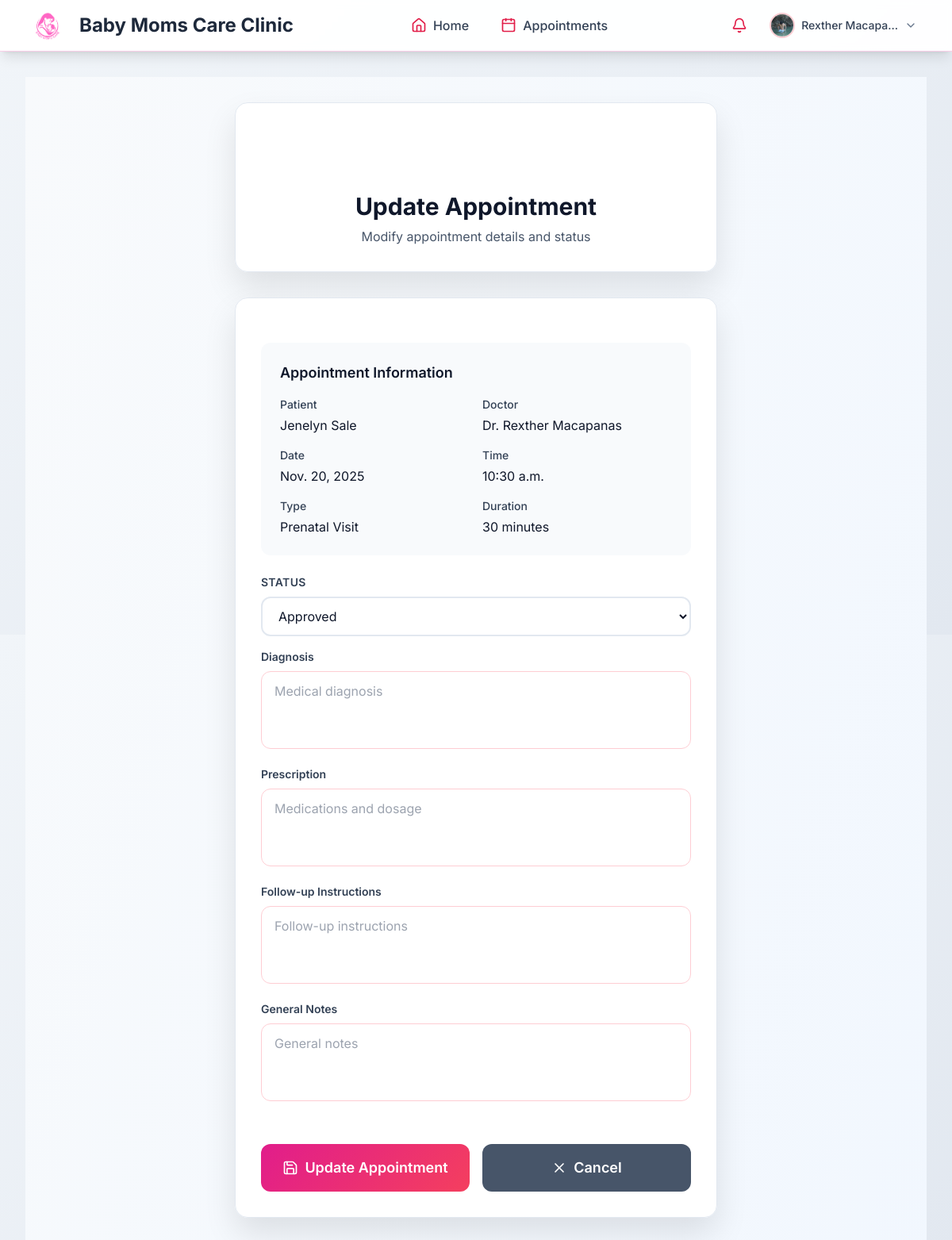
Screenshot of /appointments/2/update/ (signed in) with the database file from the repository.
### apps/accounts/models.py (models this page shows, shortened)
class UserProfile(models.Model):
    USER_ROLES = (
        ('mother', 'Mother'),
        ('doctor', 'Doctor'),
        ('admin', 'Admin'),
    )
    ACCOUNT_STATUS = (
        ('active', 'Active'),
        ('deactivated', 'Deactivated'),
    )
    user = models.OneToOneField(User, on_delete=models.CASCADE)
    role = models.CharField(max_length=10, choices=USER_ROLES, default='mother')
    account_status = models.CharField(max_length=15, choices=ACCOUNT_STATUS, default='active')
    phone = models.CharField(max_length=15, blank=True)
    date_of_birth = models.DateField(null=True, blank=True)
    address = models.TextField(blank=True)
    profile_picture = models.ImageField(upload_to='profile_pics/', blank=True, null=True)
    emergency_contact_name = models.CharField(max_length=100, blank=True)
    emergency_contact_phone = models.CharField(max_length=15, blank=True)
    created_at = models.DateTimeField(auto_now_add=True)
    updated_at = models.DateTimeField(auto_now=True)
    license_number = models.CharField(max_length=50, blank=True)
    specialization = models.CharField(max_length=100, blank=True)
    years_experience = models.PositiveIntegerField(null=True, blank=True)

### apps/appointments/models.py (models this page shows, shortened)
class Appointment(models.Model):
    STATUS_CHOICES = (
        ('pending', 'Pending'),
        ('approved', 'Approved'),
        ('completed', 'Completed'),
        ('cancelled', 'Cancelled'),
    )
    APPOINTMENT_TYPES = (
        ('consultation', 'Consultation'),
        ('checkup', 'Regular Checkup'),
        ('prenatal', 'Prenatal Visit'),
        ('postnatal', 'Postnatal Visit'),
        ('emergency', 'Emergency'),
        ('follow_up', 'Follow-up'),
    )
    patient = models.ForeignKey(User, on_delete=models.CASCADE, related_name='patient_appointments')
    doctor = models.ForeignKey(User, on_delete=models.CASCADE, related_name='doctor_appointments')
    date = models.DateField()
    time = models.TimeField()
    appointment_type = models.CharField(max_length=20, choices=APPOINTMENT_TYPES, default='consultation')
    status = models.CharField(max_length=20, choices=STATUS_CHOICES, default='pending')
    reason = models.TextField()
    notes = models.TextField(blank=True, help_text="Doctor's notes after appointment")
    diagnosis = models.TextField(blank=True, help_text="Medical diagnosis")
    prescription = models.TextField(blank=True, help_text="Prescribed medications")
    follow_up_instructions = models.TextField(blank=True, help_text="Follow-up care instructions")
    duration_minutes = models.PositiveIntegerField(default=30)
    created_at = models.DateTimeField(auto_now_add=True)
    updated_at = models.DateTimeField(auto_now=True)
    class Meta:
        ordering = ['date', 'time']
        unique_together = ['doctor', 'date', 'time']

### apps/appointments/views.py (the view)
# urls.py: path('<int:pk>/update/', views.appointment_update, name='update'),
@login_required
def appointment_update(request, pk):
    appointment = get_object_or_404(Appointment, pk=pk)
    user_profile = get_object_or_404(UserProfile, user=request.user)
    if user_profile.role == 'mother':
        if appointment.patient != request.user:
            messages.error(request, 'You can only edit your own appointments.')
            return redirect('appointments:list')
        if appointment.is_past or appointment.status in ['completed', 'cancelled']:
            messages.error(request, 'Cannot edit past or completed appointments.')
            return redirect('appointments:detail', pk=pk)
        form_class = AppointmentForm
    elif user_profile.role == 'doctor':
        if appointment.doctor != request.user:
            messages.error(request, 'You can only edit your own appointments.')
            return redirect('appointments:list')
        form_class = AppointmentUpdateForm
    else:  # admin
        form_class = AppointmentUpdateForm
    if request.method == 'POST':
        if user_profile.role == 'mother':
            form = form_class(request.POST, instance=appointment, user=request.user)
        else:
            form = form_class(request.POST, instance=appointment)
        if form.is_valid():
            updated_appointment = form.save()
            if user_profile.role == 'doctor' and 'status' in form.changed_data:
                Notification.objects.create(
                    user=updated_appointment.patient,
                    title='Appointment Status Updated',
                    message=f'Your appointment status has been updated to {updated_appointment.get_status_display()}.',
                    notification_type='appointment'
                )
            messages.success(request, 'Appointment updated successfully!')
            return redirect('appointments:detail', pk=pk)
    else:
        if user_profile.role == 'mother':
            form = form_class(instance=appointment, user=request.user)
        else:
            form = form_class(instance=appointment)
    return render(request, 'appointments/update.html', {
        'form': form,
        'appointment': appointment,
        'user_profile': user_profile,
    })

### templates/appointments/update.html (shortened to what this page needs)
{% extends 'base.html' %}
{% load static %}
{% block content %}
<div class="min-h-screen bg-gradient-to-br from-slate-50 to-blue-50 py-8">
    <div class="max-w-2xl mx-auto px-4 sm:px-6 lg:px-8">
        <div class="clinic-card rounded-2xl p-8 mb-8">
            <div class="text-center">
                <div class="clinic-icon w-16 h-16 rounded-full flex items-center justify-center mx-auto mb-4">
                    <i data-lucide="calendar-check" class="w-8 h-8 text-white"></i>
                </div>
                <h1 class="text-3xl font-bold text-slate-900 mb-2">Update Appointment</h1>
                <p class="text-slate-600">Modify appointment details and status</p>
            </div>
        </div>
        <div class="clinic-card rounded-2xl p-8">
            <form method="post" class="space-y-6">
                <div class="bg-slate-50 rounded-xl p-6 mb-6">
                    <h3 class="text-lg font-semibold text-slate-900 mb-4">Appointment Information</h3>
                    <div class="grid grid-cols-1 md:grid-cols-2 gap-4">
                        <div>
                            <label class="block text-sm font-medium text-slate-700 mb-1">Patient</label>
                            <p class="text-slate-900">{{ appointment.patient.get_full_name }}</p>
                        </div>
                        <div>
                            <label class="block text-sm font-medium text-slate-700 mb-1">Doctor</label>
                            <p class="text-slate-900">Dr. {{ appointment.doctor.get_full_name }}</p>
                        </div>
                        <div>
                            <label class="block text-sm font-medium text-slate-700 mb-1">Date</label>
                            <p class="text-slate-900">{{ appointment.date }}</p>
                        </div>
                        <div>
                            <label class="block text-sm font-medium text-slate-700 mb-1">Time</label>
                            <p class="text-slate-900">{{ appointment.time }}</p>
                        </div>
                        <div>
                            <label class="block text-sm font-medium text-slate-700 mb-1">Type</label>
                            <p class="text-slate-900">{{ appointment.get_appointment_type_display }}</p>
                        </div>
                        <div>
                            <label class="block text-sm font-medium text-slate-700 mb-1">Duration</label>
                            <p class="text-slate-900">{{ appointment.duration_minutes }} minutes</p>
                        </div>
                    </div>
                </div>
                <div class="space-y-4">
                    <div>
                        <label for="id_status" class="block text-sm font-semibold text-slate-700 mb-2 uppercase tracking-wide">Status</label>
                        <select name="status" id="id_status" class="clinic-select w-full px-4 py-3 rounded-xl text-slate-900" required>
                            {% for value, label in form.status.field.choices %}
                                <option value="{{ value }}" {% if form.status.value == value %}selected{% endif %}>{{ label }}</option>
                            {% endfor %}
                        </select>
                    </div>
                    {% if user_profile.role == 'doctor' %}
                    <div>
                        <label for="id_diagnosis" class="block text-sm font-semibold text-slate-700 mb-2">Diagnosis</label>
                        {{ form.diagnosis }}
                    </div>
                    <div>
                        <label for="id_prescription" class="block text-sm font-semibold text-slate-700 mb-2">Prescription</label>
                        {{ form.prescription }}
                    </div>
                    <div>
                        <label for="id_follow_up_instructions" class="block text-sm font-semibold text-slate-700 mb-2">Follow-up Instructions</label>
                        {{ form.follow_up_instructions }}
                    </div>
                    {% endif %}
                    <div>
                        <label for="id_notes" class="block text-sm font-semibold text-slate-700 mb-2">General Notes</label>
                        {{ form.notes }}
                    </div>
                </div>
                <div class="flex gap-4 pt-6">
                    <button type="submit" class="clinic-btn flex-1 py-4 px-6 rounded-xl text-white font-semibold text-lg">
                        <div class="flex items-center justify-center">
                            <i data-lucide="save" class="w-5 h-5 mr-2"></i>
                            Update Appointment
                        </div>
                    </button>
                    <a href="{% url 'appointments:detail' appointment.pk %}"
                       class="bg-slate-600 hover:bg-slate-700 flex-1 py-4 px-6 rounded-xl text-white font-semibold text-lg text-center">
                        <div class="flex items-center justify-center">
                            <i data-lucide="x" class="w-5 h-5 mr-2"></i>
                            Cancel
                        </div>
                    </a>
                </div>
            </form>
        </div>
    </div>
</div>
{% endblock %}

### templates/base.html (shortened to what this page needs)
{% load static %}
<!DOCTYPE html>
<html lang="en">
<head>
    <script src="https://cdn.tailwindcss.com"></script>
    {% load static %}
    <link rel="stylesheet" href="{% static 'css/style.css' %}">
    <link rel="stylesheet" href="{% static 'css/icons.css' %}">
</head>
<body class="gradient-secondary min-h-screen font-sans" data-user-role="{% if user.is_authenticated %}{{ user.userprofile.role }}{% else %}guest{% endif %}">
    <nav class="bg-white/95 backdrop-blur-sm shadow-lg border-b border-pink-200 sticky top-0 z-50">
        <div class="max-w-[1800px] mx-auto px-4 sm:px-6 lg:px-8">
            <div class="flex justify-between items-center h-16">
                <div class="flex items-center">
                    <a href="{% url 'accounts:dashboard' %}" class="flex items-center space-x-3">
                        <div class="w-14 h-14 rounded-full overflow-hidden bg-white flex items-center justify-center">
                            <img src="{% static 'images/logo.png' %}" alt="Baby Moms Care Clinic Logo" class="w-full h-full object-contain">
                        </div>
                        <span class="font-sans text-2xl font-bold text-slate-800">Baby Moms Care Clinic</span>
                    </a>
                </div>
                {% if user.is_authenticated %}
                <div class="hidden md:flex items-center space-x-2">
                    <a href="{% url 'accounts:dashboard' %}" class="flex items-center px-4 py-2 rounded-lg hover:bg-rose-50 transition-all group">
                        <i data-lucide="home" class="w-5 h-5 text-rose-600 mr-2"></i>
                        <span class="text-slate-700 group-hover:text-rose-600 font-medium">Home</span>
                    </a>
                    <a href="{% url 'appointments:list' %}" class="flex items-center px-4 py-2 rounded-lg hover:bg-rose-50 transition-all group">
                        <i data-lucide="calendar" class="w-5 h-5 text-rose-600 mr-2"></i>
                        <span class="text-slate-700 group-hover:text-rose-600 font-medium">Appointments</span>
                    </a>
                </div>
                <div class="flex items-center space-x-2">
                    <a href="{% url 'accounts:notifications' %}" class="relative p-2 rounded-lg hover:bg-rose-50 transition-all">
                        <i data-lucide="bell" class="w-5 h-5 text-rose-600"></i>
                    </a>
                    <div class="relative group">
                        <button class="flex items-center space-x-2 px-3 py-2 rounded-lg hover:bg-rose-50 transition-all">
                            {% if user.userprofile.profile_picture %}
                            <img src="{{ user.userprofile.profile_picture.url }}" alt="Profile" class="w-8 h-8 rounded-full object-cover border-2 border-rose-200">
                            {% else %}
                            <div class="w-8 h-8 rounded-full bg-rose-100 flex items-center justify-center">
                                <i data-lucide="user" class="w-4 h-4 text-rose-600"></i>
                            </div>
                            {% endif %}
                            <span class="hidden lg:inline text-sm font-medium text-slate-700">{{ user.get_full_name|default:user.username|truncatechars:15 }}</span>
                            <i data-lucide="chevron-down" class="w-4 h-4 text-slate-500"></i>
                        </button>
                    </div>
                </div>
                {% endif %}
            </div>
        </div>
    </nav>
    <main class="max-w-7xl mx-auto px-4 sm:px-6 lg:px-8 py-8 fade-in">
        {% block content %}{% endblock %}
    </main>
</body>
</html>

### static/css/style.css (style rules this page uses)
:root { --primary-rose: #e11d8b; --secondary-rose: #f43f5e; --accent-rose: #f472b6; --neutral-gray: #64748b; --light-gray: #fdf2f8; --white: #ffffff; --dark-text: #1e293b; --success-green: #10b981; --warning-amber: #f59e0b; --error-red: #ef4444; --info-rose: #f472b6; --gradient-primary: linear-gradient(135deg, #e11d8b 0%, #f43f5e 100%); --gradient-secondary: linear-gradient(135deg, #f1f5f9 0%, #e2e8f0 100%); --gradient-accent: linear-gradient(135deg, #059669 0%, #10b981 100%); }
body { font-family: 'Inter', -apple-system, BlinkMacSystemFont, 'Segoe UI', sans-serif; background: var(--gradient-secondary); color: var(--dark-text); line-height: 1.6; }
.gradient-secondary { background: var(--gradient-secondary); }
.fade-in { animation: fadeIn 0.5s ease-in; }
.slide-up { animation: slideUp 0.3s ease-out; }
.clinic-card { background: rgba(255, 255, 255, 0.95); backdrop-filter: blur(20px); border: 1px solid #e2e8f0; box-shadow: 0 20px 40px rgba(0, 0, 0, 0.1); }
.clinic-select { background: rgba(255, 255, 255, 0.9); border: 2px solid #e2e8f0; transition: all 0.3s ease; }
.clinic-btn { background: var(--gradient-primary); transition: all 0.3s ease; }

### rows the page displays
Appointment: patient.get_full_name "Jenelyn Sale", doctor.get_full_name "Rexther Macapanas", date "Nov. 20, 2025", time "10:30 a.m.", appointment_type "Prenatal Visit", duration_minutes "30", status "Approved"

### other values shown
{{ user.get_full_name|default:user.username|truncatechars:15 }} "Rexther Macapa…"
